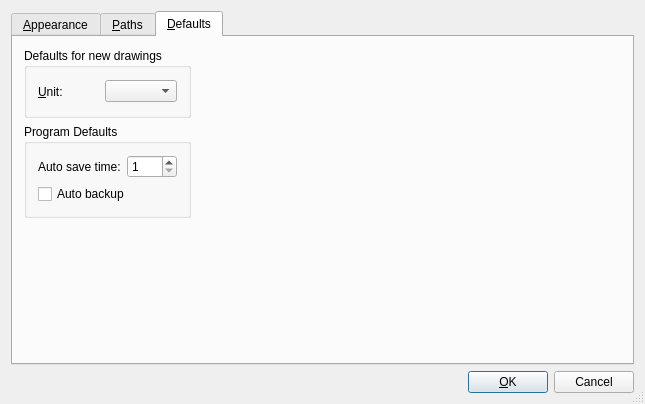
<?xml version="1.0" encoding="UTF-8"?>
<ui version="4.0">
 <class>QG_DlgOptionsGeneral</class>
 <widget class="QDialog" name="QG_DlgOptionsGeneral">
  <property name="geometry">
   <rect>
    <x>0</x>
    <y>0</y>
    <width>645</width>
    <height>404</height>
   </rect>
  </property>
  <property name="windowTitle">
   <string>Application Preferences</string>
  </property>
  <property name="sizeGripEnabled">
   <bool>true</bool>
  </property>
  <layout class="QVBoxLayout">
   <property name="margin">
    <number>11</number>
   </property>
   <item>
    <widget class="QTabWidget" name="tabWidget">
     <property name="currentIndex">
      <number>2</number>
     </property>
     <widget class="QWidget" name="tab_1">
      <attribute name="title">
       <string>&amp;Appearance</string>
      </attribute>
      <layout class="QGridLayout">
       <item row="0" column="0">
        <widget class="QGroupBox" name="bgLanguage">
         <property name="title">
          <string>Language</string>
         </property>
         <layout class="QGridLayout">
          <item row="0" column="0">
           <widget class="QLabel" name="lLanguage">
            <property name="text">
             <string>&amp;GUI Language:</string>
            </property>
            <property name="wordWrap">
             <bool>false</bool>
            </property>
            <property name="buddy">
             <cstring>cbLanguage</cstring>
            </property>
           </widget>
          </item>
          <item row="1" column="0">
           <widget class="QLabel" name="lLanguageCmd">
            <property name="text">
             <string>&amp;Command Language:</string>
            </property>
            <property name="wordWrap">
             <bool>false</bool>
            </property>
            <property name="buddy">
             <cstring>cbLanguageCmd</cstring>
            </property>
           </widget>
          </item>
          <item row="1" column="1">
           <widget class="QComboBox" name="cbLanguageCmd"/>
          </item>
          <item row="0" column="1">
           <widget class="QComboBox" name="cbLanguage"/>
          </item>
         </layout>
        </widget>
       </item>
       <item row="0" column="1" rowspan="2">
        <widget class="QGroupBox" name="bgColors">
         <property name="title">
          <string>Colors</string>
         </property>
         <layout class="QGridLayout">
          <item row="0" column="0">
           <widget class="QLabel" name="lBackground">
            <property name="text">
             <string>Backgr&amp;ound:</string>
            </property>
            <property name="wordWrap">
             <bool>false</bool>
            </property>
            <property name="buddy">
             <cstring>cbBackgroundColor</cstring>
            </property>
           </widget>
          </item>
          <item row="1" column="0">
           <widget class="QLabel" name="lGridColor">
            <property name="text">
             <string>G&amp;rid Color:</string>
            </property>
            <property name="wordWrap">
             <bool>false</bool>
            </property>
            <property name="buddy">
             <cstring>cbGridColor</cstring>
            </property>
           </widget>
          </item>
          <item row="0" column="1">
           <widget class="QComboBox" name="cbBackgroundColor">
            <property name="editable">
             <bool>true</bool>
            </property>
            <item>
             <property name="text">
              <string>#000000</string>
             </property>
            </item>
            <item>
             <property name="text">
              <string>#FFFFFF</string>
             </property>
            </item>
            <item>
             <property name="text">
              <string>#C0C0C0</string>
             </property>
            </item>
            <item>
             <property name="text">
              <string>#808080</string>
             </property>
            </item>
           </widget>
          </item>
          <item row="1" column="1">
           <widget class="QComboBox" name="cbGridColor">
            <property name="editable">
             <bool>true</bool>
            </property>
            <item>
             <property name="text">
              <string>#C0C0C0</string>
             </property>
            </item>
            <item>
             <property name="text">
              <string>#FFFFFF</string>
             </property>
            </item>
            <item>
             <property name="text">
              <string>#000000</string>
             </property>
            </item>
            <item>
             <property name="text">
              <string>#808080</string>
             </property>
            </item>
           </widget>
          </item>
          <item row="2" column="0">
           <widget class="QLabel" name="lMetaGridColor">
            <property name="text">
             <string>&amp;Meta Grid Color:</string>
            </property>
            <property name="wordWrap">
             <bool>false</bool>
            </property>
            <property name="buddy">
             <cstring>cbMetaGridColor</cstring>
            </property>
           </widget>
          </item>
          <item row="2" column="1">
           <widget class="QComboBox" name="cbMetaGridColor">
            <property name="editable">
             <bool>true</bool>
            </property>
            <item>
             <property name="text">
              <string>#404040</string>
             </property>
            </item>
            <item>
             <property name="text">
              <string>#000000</string>
             </property>
            </item>
            <item>
             <property name="text">
              <string>#FFFFFF</string>
             </property>
            </item>
            <item>
             <property name="text">
              <string>#C0C0C0</string>
             </property>
            </item>
            <item>
             <property name="text">
              <string>#808080</string>
             </property>
            </item>
           </widget>
          </item>
          <item row="3" column="0">
           <widget class="QLabel" name="lSelectedColor">
            <property name="text">
             <string>S&amp;elected Color:</string>
            </property>
            <property name="wordWrap">
             <bool>false</bool>
            </property>
            <property name="buddy">
             <cstring>cbMetaGridColor</cstring>
            </property>
           </widget>
          </item>
          <item row="3" column="1">
           <widget class="QComboBox" name="cbSelectedColor">
            <property name="editable">
             <bool>true</bool>
            </property>
            <item>
             <property name="text">
              <string>#A54747</string>
             </property>
            </item>
           </widget>
          </item>
          <item row="4" column="1">
           <widget class="QComboBox" name="cbHighlightedColor">
            <property name="editable">
             <bool>true</bool>
            </property>
            <item>
             <property name="text">
              <string>#739373</string>
             </property>
            </item>
           </widget>
          </item>
          <item row="4" column="0">
           <widget class="QLabel" name="lHighlightedColor">
            <property name="text">
             <string>&amp;Highlighted Color:</string>
            </property>
            <property name="wordWrap">
             <bool>false</bool>
            </property>
            <property name="buddy">
             <cstring>cbMetaGridColor</cstring>
            </property>
           </widget>
          </item>
          <item row="5" column="0">
           <spacer name="spacer7">
            <property name="orientation">
             <enum>Qt::Vertical</enum>
            </property>
            <property name="sizeType">
             <enum>QSizePolicy::Expanding</enum>
            </property>
            <property name="sizeHint" stdset="0">
             <size>
              <width>21</width>
              <height>20</height>
             </size>
            </property>
           </spacer>
          </item>
          <item row="5" column="1">
           <spacer name="spacer8">
            <property name="orientation">
             <enum>Qt::Vertical</enum>
            </property>
            <property name="sizeType">
             <enum>QSizePolicy::Expanding</enum>
            </property>
            <property name="sizeHint" stdset="0">
             <size>
              <width>21</width>
              <height>20</height>
             </size>
            </property>
           </spacer>
          </item>
         </layout>
        </widget>
       </item>
       <item row="2" column="1">
        <widget class="QGroupBox" name="buttonGroup5_2">
         <property name="title">
          <string>Fontsize</string>
         </property>
         <layout class="QGridLayout">
          <item row="0" column="0">
           <widget class="QLabel" name="lSizeStatus">
            <property name="text">
             <string>Statusbar:</string>
            </property>
            <property name="wordWrap">
             <bool>false</bool>
            </property>
           </widget>
          </item>
          <item row="0" column="1">
           <widget class="QComboBox" name="cbSizeStatus">
            <property name="editable">
             <bool>true</bool>
            </property>
            <item>
             <property name="text">
              <string>5</string>
             </property>
            </item>
            <item>
             <property name="text">
              <string>6</string>
             </property>
            </item>
            <item>
             <property name="text">
              <string>7</string>
             </property>
            </item>
            <item>
             <property name="text">
              <string>8</string>
             </property>
            </item>
            <item>
             <property name="text">
              <string>9</string>
             </property>
            </item>
            <item>
             <property name="text">
              <string>10</string>
             </property>
            </item>
            <item>
             <property name="text">
              <string>11</string>
             </property>
            </item>
            <item>
             <property name="text">
              <string>12</string>
             </property>
            </item>
            <item>
             <property name="text">
              <string>14</string>
             </property>
            </item>
           </widget>
          </item>
          <item row="1" column="0">
           <spacer name="spacer11_3">
            <property name="orientation">
             <enum>Qt::Vertical</enum>
            </property>
            <property name="sizeType">
             <enum>QSizePolicy::Expanding</enum>
            </property>
            <property name="sizeHint" stdset="0">
             <size>
              <width>20</width>
              <height>20</height>
             </size>
            </property>
           </spacer>
          </item>
          <item row="1" column="1">
           <spacer name="spacer12">
            <property name="orientation">
             <enum>Qt::Vertical</enum>
            </property>
            <property name="sizeType">
             <enum>QSizePolicy::Expanding</enum>
            </property>
            <property name="sizeHint" stdset="0">
             <size>
              <width>20</width>
              <height>20</height>
             </size>
            </property>
           </spacer>
          </item>
         </layout>
        </widget>
       </item>
       <item row="1" column="0" rowspan="2">
        <widget class="QGroupBox" name="bgGraphicView">
         <property name="title">
          <string>Graphic View</string>
         </property>
         <layout class="QGridLayout">
          <item row="0" column="0" colspan="2">
           <widget class="QCheckBox" name="cbShowCrosshairs">
            <property name="text">
             <string>&amp;Show large crosshairs</string>
            </property>
            <property name="shortcut">
             <string>Alt+S</string>
            </property>
           </widget>
          </item>
          <item row="1" column="0" colspan="2">
           <widget class="QCheckBox" name="cbScaleGrid">
            <property name="text">
             <string>A&amp;utomatically scale grid</string>
            </property>
            <property name="shortcut">
             <string>Alt+U</string>
            </property>
           </widget>
          </item>
          <item row="4" column="0">
           <spacer name="spacer29">
            <property name="orientation">
             <enum>Qt::Vertical</enum>
            </property>
            <property name="sizeType">
             <enum>QSizePolicy::Expanding</enum>
            </property>
            <property name="sizeHint" stdset="0">
             <size>
              <width>21</width>
              <height>20</height>
             </size>
            </property>
           </spacer>
          </item>
          <item row="4" column="1">
           <spacer name="spacer29_2">
            <property name="orientation">
             <enum>Qt::Vertical</enum>
            </property>
            <property name="sizeType">
             <enum>QSizePolicy::Expanding</enum>
            </property>
            <property name="sizeHint" stdset="0">
             <size>
              <width>21</width>
              <height>20</height>
             </size>
            </property>
           </spacer>
          </item>
          <item row="3" column="0">
           <widget class="QLabel" name="lMaxPreview">
            <property name="text">
             <string>Number of p&amp;review entities:</string>
            </property>
            <property name="wordWrap">
             <bool>false</bool>
            </property>
            <property name="buddy">
             <cstring>cbMaxPreview</cstring>
            </property>
           </widget>
          </item>
          <item row="3" column="1">
           <widget class="QComboBox" name="cbMaxPreview">
            <property name="editable">
             <bool>true</bool>
            </property>
            <item>
             <property name="text">
              <string>0</string>
             </property>
            </item>
            <item>
             <property name="text">
              <string>50</string>
             </property>
            </item>
            <item>
             <property name="text">
              <string>100</string>
             </property>
            </item>
            <item>
             <property name="text">
              <string>200</string>
             </property>
            </item>
            <item>
             <property name="text">
              <string>400</string>
             </property>
            </item>
            <item>
             <property name="text">
              <string>800</string>
             </property>
            </item>
           </widget>
          </item>
          <item row="2" column="0">
           <widget class="QLabel" name="lMinGridSpacing">
            <property name="text">
             <string>Minimal Grid Spacing (px):</string>
            </property>
            <property name="wordWrap">
             <bool>false</bool>
            </property>
            <property name="buddy">
             <cstring>cbMaxPreview</cstring>
            </property>
           </widget>
          </item>
          <item row="2" column="1">
           <widget class="QComboBox" name="cbMinGridSpacing">
            <property name="editable">
             <bool>true</bool>
            </property>
            <item>
             <property name="text">
              <string>0</string>
             </property>
            </item>
            <item>
             <property name="text">
              <string>4</string>
             </property>
            </item>
            <item>
             <property name="text">
              <string>5</string>
             </property>
            </item>
            <item>
             <property name="text">
              <string>6</string>
             </property>
            </item>
            <item>
             <property name="text">
              <string>8</string>
             </property>
            </item>
            <item>
             <property name="text">
              <string>10</string>
             </property>
            </item>
            <item>
             <property name="text">
              <string>15</string>
             </property>
            </item>
            <item>
             <property name="text">
              <string>20</string>
             </property>
            </item>
           </widget>
          </item>
         </layout>
        </widget>
       </item>
       <item row="3" column="1">
        <spacer name="spacer9">
         <property name="orientation">
          <enum>Qt::Vertical</enum>
         </property>
         <property name="sizeType">
          <enum>QSizePolicy::Expanding</enum>
         </property>
         <property name="sizeHint" stdset="0">
          <size>
           <width>31</width>
           <height>16</height>
          </size>
         </property>
        </spacer>
       </item>
       <item row="3" column="0">
        <spacer name="spacer4">
         <property name="orientation">
          <enum>Qt::Vertical</enum>
         </property>
         <property name="sizeType">
          <enum>QSizePolicy::Expanding</enum>
         </property>
         <property name="sizeHint" stdset="0">
          <size>
           <width>31</width>
           <height>16</height>
          </size>
         </property>
        </spacer>
       </item>
      </layout>
     </widget>
     <widget class="QWidget" name="tab_2">
      <attribute name="title">
       <string>&amp;Paths</string>
      </attribute>
      <layout class="QGridLayout">
       <item row="0" column="0">
        <widget class="QLabel" name="textLabel2">
         <property name="text">
          <string>Translations:</string>
         </property>
         <property name="wordWrap">
          <bool>false</bool>
         </property>
        </widget>
       </item>
       <item row="1" column="0">
        <widget class="QLabel" name="textLabel3">
         <property name="text">
          <string>Hatch Patterns:</string>
         </property>
         <property name="wordWrap">
          <bool>false</bool>
         </property>
        </widget>
       </item>
       <item row="2" column="0">
        <widget class="QLabel" name="textLabel4">
         <property name="text">
          <string>Fonts:</string>
         </property>
         <property name="wordWrap">
          <bool>false</bool>
         </property>
        </widget>
       </item>
       <item row="3" column="0">
        <widget class="QLabel" name="textLabel5">
         <property name="text">
          <string>Scripts:</string>
         </property>
         <property name="wordWrap">
          <bool>false</bool>
         </property>
        </widget>
       </item>
       <item row="4" column="0">
        <widget class="QLabel" name="textLabel6">
         <property name="text">
          <string>Part Libraries:</string>
         </property>
         <property name="wordWrap">
          <bool>false</bool>
         </property>
        </widget>
       </item>
       <item row="0" column="1">
        <widget class="QLineEdit" name="lePathTranslations"/>
       </item>
       <item row="1" column="1">
        <widget class="QLineEdit" name="lePathHatch"/>
       </item>
       <item row="2" column="1">
        <widget class="QLineEdit" name="lePathFonts"/>
       </item>
       <item row="3" column="1">
        <widget class="QLineEdit" name="lePathScripts"/>
       </item>
       <item row="4" column="1">
        <widget class="QLineEdit" name="lePathLibrary"/>
       </item>
       <item row="5" column="0">
        <spacer name="spacer5">
         <property name="orientation">
          <enum>Qt::Vertical</enum>
         </property>
         <property name="sizeType">
          <enum>QSizePolicy::Expanding</enum>
         </property>
         <property name="sizeHint" stdset="0">
          <size>
           <width>31</width>
           <height>71</height>
          </size>
         </property>
        </spacer>
       </item>
       <item row="5" column="1">
        <spacer name="spacer5_2">
         <property name="orientation">
          <enum>Qt::Vertical</enum>
         </property>
         <property name="sizeType">
          <enum>QSizePolicy::Expanding</enum>
         </property>
         <property name="sizeHint" stdset="0">
          <size>
           <width>31</width>
           <height>71</height>
          </size>
         </property>
        </spacer>
       </item>
      </layout>
     </widget>
     <widget class="QWidget" name="tab_3">
      <attribute name="title">
       <string>&amp;Defaults</string>
      </attribute>
      <layout class="QGridLayout">
       <item row="0" column="0">
        <widget class="QGroupBox" name="buttonGroup5">
         <property name="sizePolicy">
          <sizepolicy hsizetype="Preferred" vsizetype="Minimum">
           <horstretch>0</horstretch>
           <verstretch>0</verstretch>
          </sizepolicy>
         </property>
         <property name="minimumSize">
          <size>
           <width>0</width>
           <height>70</height>
          </size>
         </property>
         <property name="title">
          <string>Defaults for new drawings</string>
         </property>
         <layout class="QHBoxLayout">
          <item>
           <widget class="QLabel" name="lUnit">
            <property name="sizePolicy">
             <sizepolicy hsizetype="Preferred" vsizetype="Minimum">
              <horstretch>0</horstretch>
              <verstretch>0</verstretch>
             </sizepolicy>
            </property>
            <property name="text">
             <string>&amp;Unit:</string>
            </property>
            <property name="wordWrap">
             <bool>false</bool>
            </property>
            <property name="buddy">
             <cstring>cbUnit</cstring>
            </property>
           </widget>
          </item>
          <item>
           <widget class="QComboBox" name="cbUnit">
            <property name="toolTip">
             <string>Drawing unit.</string>
            </property>
           </widget>
          </item>
         </layout>
        </widget>
       </item>
       <item row="0" column="1">
        <spacer name="spacer11_2">
         <property name="orientation">
          <enum>Qt::Horizontal</enum>
         </property>
         <property name="sizeType">
          <enum>QSizePolicy::Expanding</enum>
         </property>
         <property name="sizeHint" stdset="0">
          <size>
           <width>211</width>
           <height>21</height>
          </size>
         </property>
        </spacer>
       </item>
       <item row="3" column="0">
        <spacer name="verticalSpacer">
         <property name="orientation">
          <enum>Qt::Vertical</enum>
         </property>
         <property name="sizeHint" stdset="0">
          <size>
           <width>20</width>
           <height>40</height>
          </size>
         </property>
        </spacer>
       </item>
       <item row="1" column="0">
        <widget class="QGroupBox" name="groupBox">
         <property name="sizePolicy">
          <sizepolicy hsizetype="Preferred" vsizetype="Minimum">
           <horstretch>0</horstretch>
           <verstretch>0</verstretch>
          </sizepolicy>
         </property>
         <property name="minimumSize">
          <size>
           <width>0</width>
           <height>70</height>
          </size>
         </property>
         <property name="title">
          <string>Program Defaults</string>
         </property>
         <layout class="QVBoxLayout" name="verticalLayout">
          <item>
           <layout class="QHBoxLayout" name="horizontalLayout">
            <item>
             <widget class="QLabel" name="label">
              <property name="text">
               <string>Auto save time:</string>
              </property>
             </widget>
            </item>
            <item>
             <widget class="QSpinBox" name="cbAutoSaveTime">
              <property name="toolTip">
               <string>Time between automatic saving of the document in minutes.</string>
              </property>
              <property name="minimum">
               <number>1</number>
              </property>
              <property name="maximum">
               <number>60</number>
              </property>
             </widget>
            </item>
           </layout>
          </item>
          <item>
           <widget class="QCheckBox" name="cbAutoBackup">
            <property name="toolTip">
             <string>When set, LibreCAD will automatically generate a backup of your current drawing.</string>
            </property>
            <property name="text">
             <string>Auto backup</string>
            </property>
           </widget>
          </item>
         </layout>
        </widget>
       </item>
      </layout>
     </widget>
    </widget>
   </item>
   <item>
    <layout class="QHBoxLayout">
     <item>
      <spacer name="Horizontal Spacing2">
       <property name="orientation">
        <enum>Qt::Horizontal</enum>
       </property>
       <property name="sizeType">
        <enum>QSizePolicy::Expanding</enum>
       </property>
       <property name="sizeHint" stdset="0">
        <size>
         <width>20</width>
         <height>20</height>
        </size>
       </property>
      </spacer>
     </item>
     <item>
      <widget class="QPushButton" name="buttonOk">
       <property name="text">
        <string>&amp;OK</string>
       </property>
       <property name="shortcut">
        <string>Alt+O</string>
       </property>
       <property name="autoDefault">
        <bool>true</bool>
       </property>
       <property name="default">
        <bool>true</bool>
       </property>
      </widget>
     </item>
     <item>
      <widget class="QPushButton" name="buttonCancel">
       <property name="text">
        <string>Cancel</string>
       </property>
       <property name="shortcut">
        <string>Esc</string>
       </property>
       <property name="autoDefault">
        <bool>true</bool>
       </property>
      </widget>
     </item>
    </layout>
   </item>
  </layout>
 </widget>
 <layoutdefault spacing="6" margin="11"/>
 <tabstops>
  <tabstop>tabWidget</tabstop>
  <tabstop>cbLanguage</tabstop>
  <tabstop>cbLanguageCmd</tabstop>
  <tabstop>cbShowCrosshairs</tabstop>
  <tabstop>cbScaleGrid</tabstop>
  <tabstop>cbMinGridSpacing</tabstop>
  <tabstop>cbMaxPreview</tabstop>
  <tabstop>cbBackgroundColor</tabstop>
  <tabstop>cbGridColor</tabstop>
  <tabstop>cbMetaGridColor</tabstop>
  <tabstop>cbSelectedColor</tabstop>
  <tabstop>cbHighlightedColor</tabstop>
  <tabstop>cbSizeStatus</tabstop>
  <tabstop>buttonOk</tabstop>
  <tabstop>buttonCancel</tabstop>
  <tabstop>lePathTranslations</tabstop>
  <tabstop>lePathHatch</tabstop>
  <tabstop>lePathFonts</tabstop>
  <tabstop>lePathScripts</tabstop>
  <tabstop>lePathLibrary</tabstop>
  <tabstop>cbUnit</tabstop>
 </tabstops>
 <resources/>
 <connections>
  <connection>
   <sender>buttonOk</sender>
   <signal>clicked()</signal>
   <receiver>QG_DlgOptionsGeneral</receiver>
   <slot>ok()</slot>
   <hints>
    <hint type="sourcelabel">
     <x>20</x>
     <y>20</y>
    </hint>
    <hint type="destinationlabel">
     <x>20</x>
     <y>20</y>
    </hint>
   </hints>
  </connection>
  <connection>
   <sender>buttonCancel</sender>
   <signal>clicked()</signal>
   <receiver>QG_DlgOptionsGeneral</receiver>
   <slot>reject()</slot>
   <hints>
    <hint type="sourcelabel">
     <x>20</x>
     <y>20</y>
    </hint>
    <hint type="destinationlabel">
     <x>20</x>
     <y>20</y>
    </hint>
   </hints>
  </connection>
  <connection>
   <sender>cbSizeStatus</sender>
   <signal>activated(int)</signal>
   <receiver>QG_DlgOptionsGeneral</receiver>
   <slot>setRestartNeeded()</slot>
   <hints>
    <hint type="sourcelabel">
     <x>20</x>
     <y>20</y>
    </hint>
    <hint type="destinationlabel">
     <x>20</x>
     <y>20</y>
    </hint>
   </hints>
  </connection>
  <connection>
   <sender>cbLanguageCmd</sender>
   <signal>activated(int)</signal>
   <receiver>QG_DlgOptionsGeneral</receiver>
   <slot>setRestartNeeded()</slot>
   <hints>
    <hint type="sourcelabel">
     <x>20</x>
     <y>20</y>
    </hint>
    <hint type="destinationlabel">
     <x>20</x>
     <y>20</y>
    </hint>
   </hints>
  </connection>
  <connection>
   <sender>cbLanguage</sender>
   <signal>activated(int)</signal>
   <receiver>QG_DlgOptionsGeneral</receiver>
   <slot>setRestartNeeded()</slot>
   <hints>
    <hint type="sourcelabel">
     <x>20</x>
     <y>20</y>
    </hint>
    <hint type="destinationlabel">
     <x>20</x>
     <y>20</y>
    </hint>
   </hints>
  </connection>
 </connections>
</ui>
